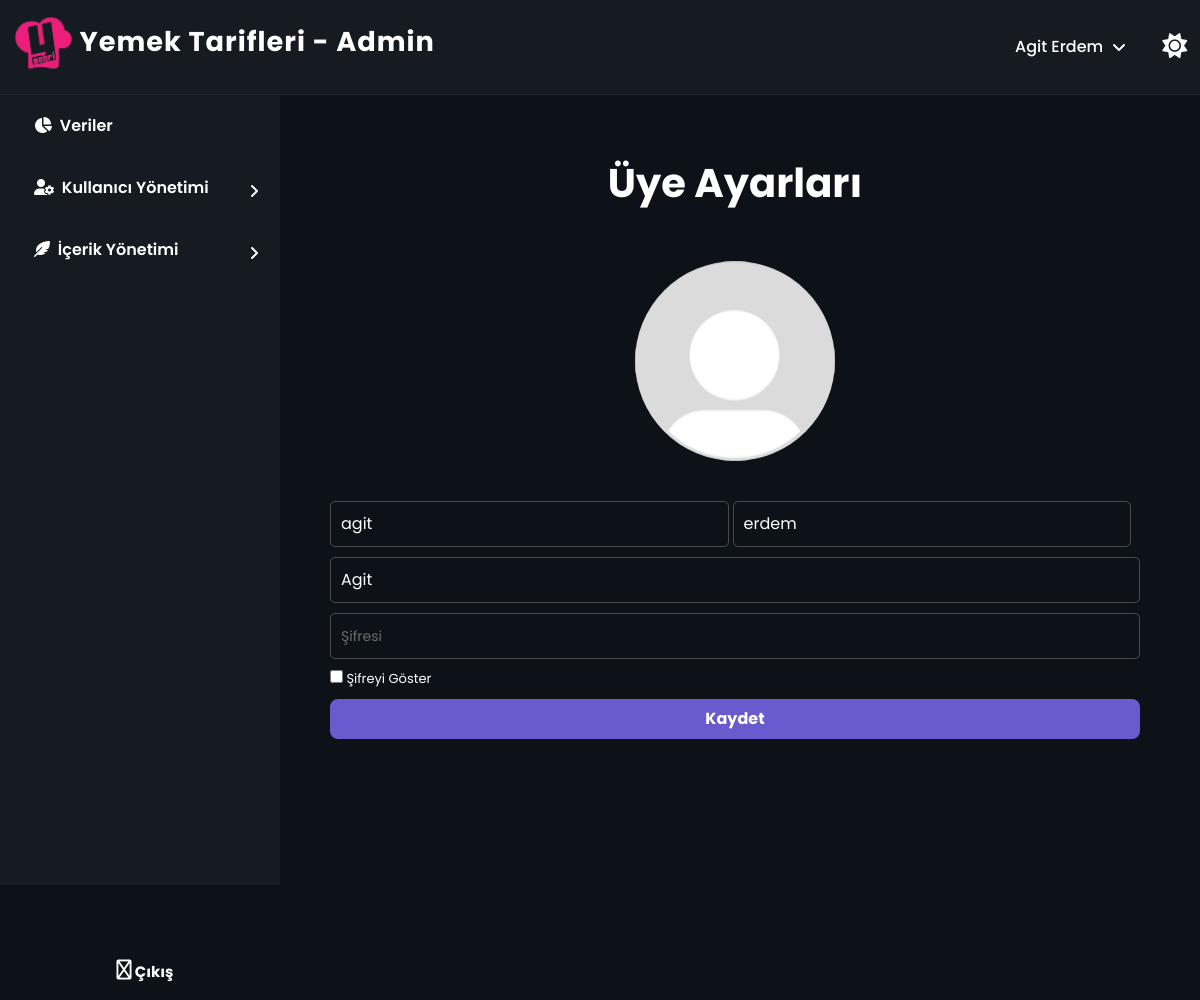
Page /yemektarifleri/admin/edit.php?uye_id=1 (signed in) on the committed database.
### tables this page shows
CREATE TABLE `uyeler` (
  `ad` varchar(50) NOT NULL,
  `soyad` varchar(50) NOT NULL,
  `kullanici_adi` varchar(50) NOT NULL,
  `sifre` varchar(50) NOT NULL,
  `uye_id` int(11) NOT NULL,
  `pp` varchar(200) DEFAULT 'uploads/default.png'
);

### yemektarifleri/admin/edit.php (the view, shortened to what this page needs)
<?php
include("db/db-connection.php");
$uye_id = $_SESSION['uye_id'];
$sql = "SELECT admin_ad, admin_soyad, admin_kullanici_adi, uye_pp FROM admin WHERE uye_id='$uye_id'";
$result = mysqli_query($conn, $sql);
if(mysqli_num_rows($result) > 0){
    $row = mysqli_fetch_assoc($result);
    $admin_ad = $row['admin_ad'];
    $admin_soyad = $row['admin_soyad'];
}
if (isset($_GET["uye_id"])) {
    $uye_id = $_GET["uye_id"];
    require_once ("db/db-connection.php");
    $sql = "SELECT * FROM uyeler WHERE uye_id=$uye_id";
    $result = mysqli_query($conn, $sql);
    $row = mysqli_fetch_assoc($result);
    $ad = $row['ad'];
    $soyad = $row['soyad'];
    $kullanici_adi = $row['kullanici_adi'];
}
?>
<!DOCTYPE html>
<html>
<head>
	<link rel="stylesheet" href="https://pro.fontawesome.com/releases/v6.0.0-beta1/css/all.css" />
  <link rel="stylesheet" href="admin-style.css">
  <link rel="stylesheet" href="https://cdn.jsdelivr.net/npm/bootstrap@5.0.0/dist/css/bootstrap.min.css">
</head>
<body>
   <?php require './header.php'; ?>
   <div class="containerx">
      <?php require './sidebar-left.php'; ?>
      <div class="content">
              <?php
              echo "<form action='edit.php?uye_id=$uye_id' method='post'>
                      <br><h1><b>Üye Ayarları</b></h1><br>
                      <img onerror='this.src='uploads/bos.png';' id='preview' style='text-align:center;' class='pp' src=''>
                      <div class='namesurname'>
                      <input type='text' id='name' name='ad' value='$ad'placeholder='Ad' required>
                      <input type='text' id='surname' name='soyad' value='$soyad' placeholder='Soyad' required>
                      </div>
                      <input class='username' type='text' id='username' name='kullanici_adi' value='$kullanici_adi' placeholder='Kullanıcı Adı' required>
                      <input class='password2' type='password' id='myInput' minlength='8' name='sifre' placeholder='Şifresi'>
                      <div class='chechbox'>
                        <label for='chechbox'>
                        <input id='chechbox' type='checkbox' onclick='pass_hide()' >
                        Şifreyi Göster
                        </label>
                      </div>
                      <input id='submit' class='form-button' type='submit' name='submit' value='Kaydet'>
                    </form>"
                    ;
              ?>
        </div>
    </div>
</body>
</html>

### yemektarifleri/admin/header.php (shortened to what this page needs)
<head>
<link rel="stylesheet" href="https://cdnjs.cloudflare.com/ajax/libs/font-awesome/4.7.0/css/font-awesome.min.css">
<link rel="stylesheet" href="https://pro.fontawesome.com/releases/v6.0.0-beta1/css/all.css" />
</head>
<header>
        <a href="dashboard"><h2 class="logo"><img class="logo__img" src="uploads/yemeksehri.png" alt=""> Yemek Tarifleri - Admin</h1></a>
    <div style="display:flex; gap: 2em;}">
          <nav>
          <span href="" class="menu-toggle">
              <div class="a-menu">
                <img id="previeww" onerror="this.src='uploads/bos.png';" class="pph" src="" alt="">
                <p style="display: grid; align-content: center;"><?php echo $admin_ad; ?> <?php echo $admin_soyad; ?></p>
                <i class="fa-solid fa-angle-up"></i>
              </div>
          </span>
        </nav>
          <button id="db-button" onclick="changeColor()">
    <i id="icon" class="fa fa-sun-o" aria-hidden="true"></i>
  </button>
    </div>
      </header>

### yemektarifleri/admin/admin-style.css (style rules this page uses)
* { font-family: 'Poppins', sans-serif; box-sizing: border-box; margin: 0; padding: 0; transition: background 200ms; }
.namesurname { display: flex; flex-wrap: wrap; gap: 4px; }
#name, #surname { background-color: #1d1c1c00; width: 49.2%; display: block; padding: 10px; border-radius: 5px; margin-bottom: 10px; font-size: 16px; border: 1px solid #8a8a8a7a; color: #ffffff; }
.password1, .email1, .password2, .email2, .username { display: block; width: 100%; padding: 10px; background-color: #1d1c1c00; border-radius: 5px; margin-bottom: 10px; font-size: 16px; border: 1px solid #8a8a8a7a; color: #ffffff; }
::placeholder { font-size: 14px; color: #6b6b6b; }
.form-button { text-align: center; width: 100%; height: 40px; background-color: #695acd; color: #fff; border: none; border-radius: 8px; font-weight: 700; cursor: pointer; }
form { border-radius: 0px 0px 8px 8px; justify-content: center; padding: 15px 40px 40px 40px; }
form h1 { text-align: center; margin: 20px 0px 30px 0px; }
.chechbox { font-size: 13px; margin: 10px 0px; }
.fa-solid { display: flex; align-items: center; }

### yemektarifleri/admin/sidebar-left-style.css (style rules this page uses)
* { list-style-type: none; }
a { text-decoration: none; }

### yemektarifleri/admin/header.php (style rules this page uses)
* { text-decoration: none; margin-bottom: !important; margin: 0; }
p { margin-bottom: 0 !important; }
header { color: #fff; display: flex; justify-content: space-between; align-items: center; padding: 0.8rem; z-index: 9999; position: fixed; width: 100%; background-color: #161b22; border-bottom: 1px solid #ffffff0d; }
.logo { font-size: 1.7rem; letter-spacing: 1px; font-weight: 700; color: #fff; }
nav { display: flex; justify-content: flex-end; }
nav span { cursor: pointer; color: #fff; text-decoration: none; font-size: 1rem; display: grid; align-content: center; padding: 5px; border-radius: 10px; font-weight: 500; background-color: #fafafa00; text-transform: capitalize; }
nav i { display: grid !important; align-content: center; }
span img { height: 35px; border-radius: 100%; }
header a { color: #fff; display: flex; gap: 11px; }
.fa-angle-up { transform: scaley(-1); }
.a-menu { display: flex; gap: 10px; }
.pph { width: 50px; height: 50px; background-repeat: no-repeat; background-size: cover; border-radius: 50%; background-position: center; }
* { box-sizing: border-box; }
a { text-decoration: none; }
p { margin: 0; padding: 0; }
body { margin: 0; font-family: "Lato", sans-serif; background-color: #0d1118; color: #fff; }
div.content { margin-left: 0px; height: 1000px; margin: 0px 20px; padding-top: 100px !important; }
@media (min-width: 700px) { div.content { margin-left: 290px !important; } }
#db-button { background-color:transparent; color:#fff; border:none; font-size:25px; }
.logo__img { height: 60px; }

### rows in the picture
uyeler: ad "agit", soyad "erdem", kullanici_adi "Agit"

### other values in the picture
$admin_ad "Agit"
$admin_soyad "Erdem"
